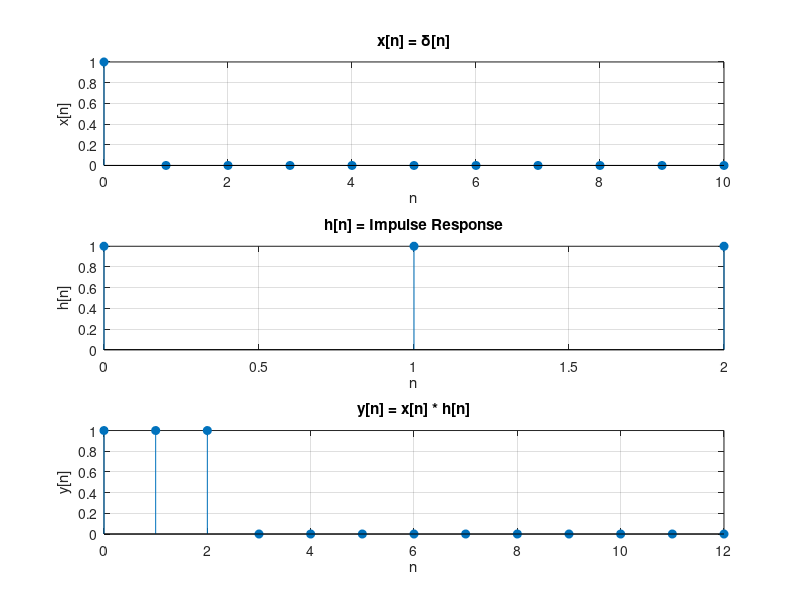
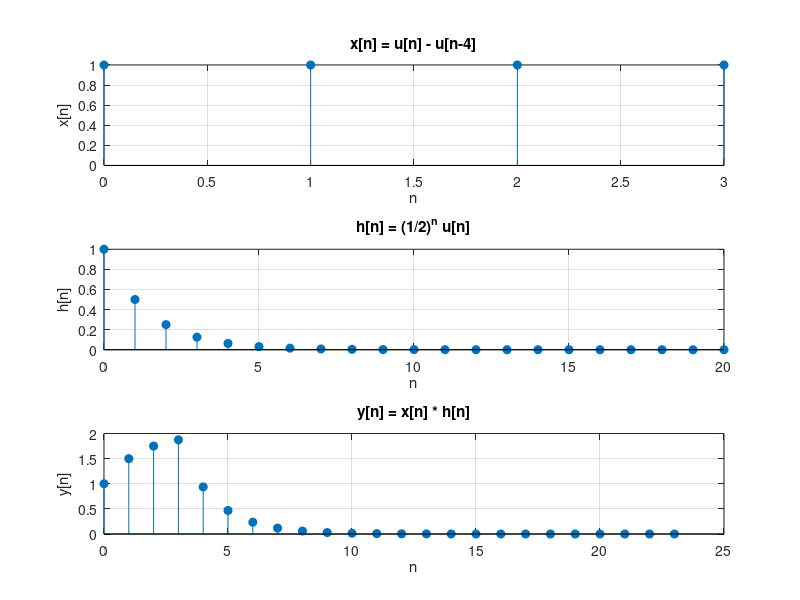
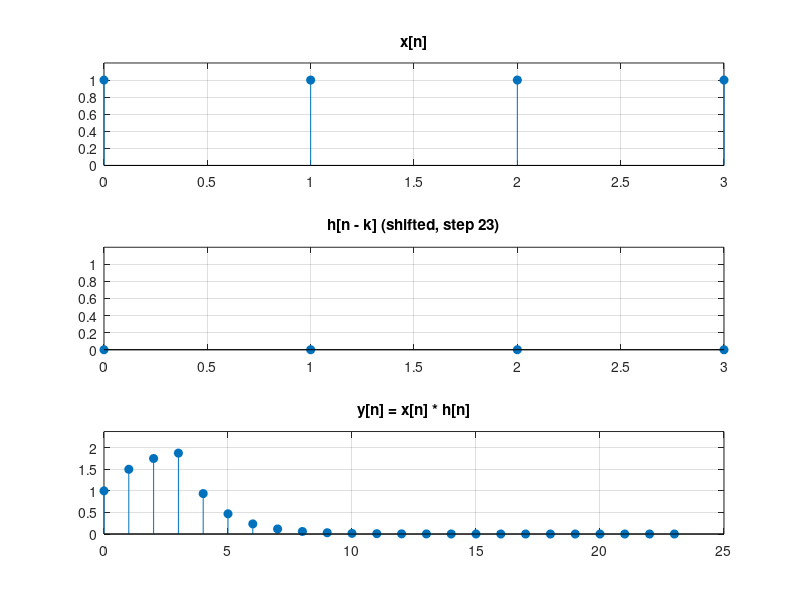

MATLAB code for these plots, in order:
%-----------------------------------------------------impulsive input
% Define impulse signal: δ[n]
n = 0:10;  % Just enough range
x = (n == 0);  % delta[n]

% Define the system: y[n] = x[n] + x[n-1] + x[n-2]
% Implement with convolution (h[n] = [1 1 1])
h = [1 1 1];
y = conv(x, h);
n_y = 0:length(y)-1;

% Plot
figure;
subplot(3,1,1)
stem(n, x, 'filled'); title('x[n] = δ[n]'); xlabel('n'); ylabel('x[n]'); grid on;

subplot(3,1,2)
stem(0:length(h)-1, h, 'filled'); title('h[n] = Impulse Response'); xlabel('n'); ylabel('h[n]'); grid on;

subplot(3,1,3)
stem(n_y, y, 'filled'); title('y[n] = x[n] * h[n]'); xlabel('n'); ylabel('y[n]'); grid on;


%-----------------------------------------------------impulsive input with anim
% Impulse input
x = [1 zeros(1, 10)];  % δ[n]
n_x = 0:length(x)-1;

% System: y[n] = x[n] + x[n-1] + x[n-2] → h[n] = [1 1 1]
h = [1 1 1];
n_h = 0:length(h)-1;

% Time indices for output
n_y = n_x(1) + n_h(1) : n_x(end) + n_h(end);
y = zeros(1, length(n_y));

% Animation
figure;
for n = 0 : length(n_y)-1
    % Flip and shift h[n-k]
    h_shifted = zeros(1, length(x));
    for k = 1:length(x)
        index = n - (k-1) + 1;
        if index >= 1 && index <= length(h)
            h_shifted(k) = h(index);
        end
    end

    % Multiply and sum
    product = x .* h_shifted;
    y(n+1) = sum(product);

    % Plot
    clf;
    subplot(3,1,1);
    stem(n_x, x, 'filled'); title('x[n] = δ[n]'); xlabel('n'); grid on; ylim([0 1.2]);

    subplot(3,1,2);
    stem(n_x, h_shifted, 'filled'); title(['Shifted h[n-k], step ', num2str(n)]); xlabel('n'); grid on; ylim([0 1.2]);

    subplot(3,1,3);
    stem(n_y, y, 'filled'); title('y[n] = x[n] * h[n]'); xlabel('n'); grid on; ylim([0 max(y)+0.5]);

    pause(0.3);  % delay between frames
end


%-----------------------------------------------------step input
% x[n] = u[n] - u[n-4] => rectangular pulse from n = 0 to 3
x = [1 1 1 1];

% h[n] = (1/2)^n * u[n] => decaying exponential
n_h = 0:20;
h = (1/2).^n_h;

% Convolve
y = conv(x, h);
n_y = 0:length(y)-1;

% Plot
subplot(3,1,1)
stem(0:length(x)-1, x, 'filled');
title('x[n] = u[n] - u[n-4]');
xlabel('n'); ylabel('x[n]'); grid on;

subplot(3,1,2)
stem(n_h, h, 'filled');
title('h[n] = (1/2)^n u[n]');
xlabel('n'); ylabel('h[n]'); grid on;

subplot(3,1,3)
stem(n_y, y, 'filled');
title('y[n] = x[n] * h[n]');
xlabel('n'); ylabel('y[n]'); grid on;


%-----------------------------------------------------step input with anim
% Signals
x = [1 1 1 1];             % x[n] = u[n] - u[n-4]
n_x = 0:length(x)-1;

h = (1/2).^(0:20);         % h[n] = (1/2)^n * u[n]
n_h = 0:length(h)-1;

% Time range for convolution output
n_y = n_x(1) + n_h(1) : n_x(end) + n_h(end);
y = zeros(1, length(n_y));

% Animation setup
figure;
for n = 0 : length(n_y)-1
    % Flipped and shifted h[-k+n] or h[n-k]
    h_shifted = zeros(1, length(n_x));
    for k = 1:length(n_x)
        index = n - (k-1) + 1;
        if index >= 1 && index <= length(h)
            h_shifted(k) = h(index);
        else
            h_shifted(k) = 0;
        end
    end

    % Element-wise multiplication and sum
    product = x .* h_shifted;
    y(n+1) = sum(product);

    % Plot
    clf
    subplot(3,1,1)
    stem(n_x, x, 'filled'); title('x[n]'); ylim([0 1.2]);
    grid on;

    subplot(3,1,2)
    stem(n_x, h_shifted, 'filled'); title(['h[n - k] (shifted, step ', num2str(n), ')']); ylim([0 1.2]);
    grid on;

    subplot(3,1,3)
    stem(n_y, y, 'filled'); title('y[n] = x[n] * h[n]'); ylim([0 max(y)+0.5]);
    grid on;

    pause(0.3);  % pause between frames
end


